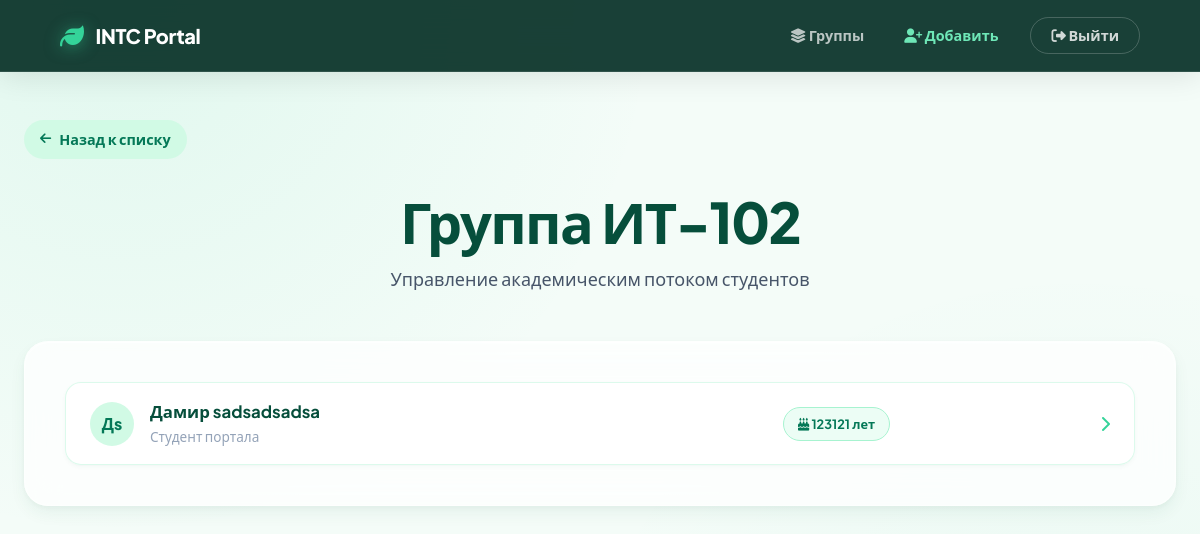
Screenshot of /students/group/ИТ-102/ (signed in) with the database file from the repository.
### students/models.py (models this page shows, shortened)
class Student(models.Model):
    first_name = models.CharField(max_length=100)
    last_name = models.CharField(max_length=100)
    age = models.IntegerField()
    group = models.CharField(max_length=20)
    photo = models.ImageField(upload_to='photos/', blank=True, null=True)

### students/views.py (the view)
# urls.py: path('group/<str:group_name>/', views.group_detail, name='group_detail'),
@login_required
def group_detail(request, group_name):
    students = Student.objects.filter(group=group_name)
    return render(request, "students/group_detail.html", {
        "group_name": group_name,
        "students": students
    })

### students/templates/students/group_detail.html (shortened to what this page needs)
{% extends 'base.html' %}
{% block content %}
<a href="{% url 'student_list' %}" class="breadcrumb animate-fade stagger-1">
    <i class="fa-solid fa-arrow-left"></i> Назад к списку
</a>
<div class="page-header animate-fade stagger-2">
    <h1 class="page-title">Группа {{ group_name }}</h1>
    <p class="page-subtitle">Управление академическим потоком студентов</p>
</div>
<div class="glass-card animate-fade stagger-3">
    {% if students %}
    <div class="student-list">
        {% for student in students %}
        <a href="{% url 'student_detail' student.pk %}" class="student-row">
            <div class="student-avatar">
                {{ student.first_name|first }}{{ student.last_name|first }}
            </div>
            <div>
                <div class="student-name">{{ student.first_name }} {{ student.last_name }}</div>
                <div class="student-meta">Студент портала</div>
            </div>
            <div class="student-badge">
                <i class="fa-solid fa-cake-candles"></i> {{ student.age }} лет
            </div>
            <div class="student-action">
                <i class="fa-solid fa-chevron-right"></i>
            </div>
        </a>
        {% endfor %}
    </div>
    {% else %}
    <div class="empty-box">
        <i class="fa-solid fa-users-slash empty-icon"></i>
        <h3>Пустая группа</h3>
        <p>В этой группе пока нет зарегистрированных студентов.</p>
    </div>
    {% endif %}
</div>
{% endblock %}

### static/css/style.css (style rules this page uses)
:root { --emerald-950: #022c22; --emerald-900: #064e3b; --emerald-800: #065f46; --emerald-700: #047857; --emerald-600: #059669; --emerald-500: #10b981; --emerald-400: #34d399; --emerald-300: #6ee7b7; --emerald-200: #a7f3d0; --emerald-100: #d1fae5; --emerald-50: #ecfdf5; --primary: var(--emerald-700); --primary-hover: var(--emerald-600); --accent: var(--emerald-500); --accent-light: var(--emerald-100); --bg-body: #f4fcf8; --bg-card: rgba(255, 255, 255, 0.75); --bg-overlay: rgba(255, 255, 255, 0.85); --text-primary: #064e3b; --text-secondary: #475569; --text-tertiary: #94a3b8; --text-inverse: #ffffff; --border-subtle: rgba(167, 243, 208, 0.4); --border-strong: rgba(167, 243, 208, 0.8); --shadow-sm: 0 2px 4px rgba(6, 95, 70, 0.04), 0 1px 2px rgba(6, 95, 70, 0.02); --shadow-md: 0 8px 16px rgba(6, 95, 70, 0.06), 0 2px 6px rgba(6, 95, 70, 0.04); --shadow-lg: 0 24px 48px rgba(6, 95, 70, 0.08), 0 12px 24px rgba(6, 95, 70, 0.04); --shadow-hover: 0 32px 64px rgba(6, 95, 70, 0.12), 0 16px 32px rgba(6, 95, 70, 0.08); --shadow-focus: 0 0 0 4px rgba(16, 185, 129, 0.25); --radius-sm: 12px; --radius-md: 16px; --radius-lg: 24px; --radius-full: 9999px; --ease-elastic: cubic-bezier(0.34, 1.56, 0.64, 1); --ease-smooth: cubic-bezier(0.4, 0, 0.2, 1); --dur-fast: 150ms; --dur-normal: 300ms; --dur-slow: 500ms; }
*, *::before, *::after { box-sizing: border-box; margin: 0; padding: 0; }
html { scroll-behavior: smooth; font-size: 16px; }
body { font-family: 'Plus Jakarta Sans', system-ui, sans-serif; background-color: var(--bg-body); background-image: radial-gradient(circle at 10% 0%, rgba(52, 211, 153, 0.1) 0%, transparent 40%), radial-gradient(circle at 90% 100%, rgba(16, 185, 129, 0.05) 0%, transparent 40%); background-attachment: fixed; color: var(--text-secondary); line-height: 1.6; min-height: 100vh; display: flex; flex-direction: column; }
.animate-fade { animation: fadeInUp var(--dur-slow) var(--ease-elastic) both; }
.stagger-1 { animation-delay: 50ms; }
.stagger-2 { animation-delay: 100ms; }
.stagger-3 { animation-delay: 150ms; }
.page-header { margin-bottom: 3rem; text-align: center; }
.page-title { font-size: clamp(2rem, 5vw, 3.5rem); font-weight: 800; color: var(--text-primary); line-height: 1.1; letter-spacing: -0.03em; margin-bottom: 0.75rem; }
.page-subtitle { font-size: 1.125rem; color: var(--text-secondary); max-width: 600px; margin: 0 auto; }
.breadcrumb { display: inline-flex; align-items: center; gap: 0.5rem; color: var(--primary); font-weight: 600; font-size: 0.9rem; text-decoration: none; background: var(--emerald-100); padding: 0.5rem 1rem; border-radius: var(--radius-full); margin-bottom: 2rem; transition: all var(--dur-normal) var(--ease-smooth); }
.breadcrumb i { font-size: 0.8rem; }
.glass-card { background: var(--bg-card); backdrop-filter: blur(16px); -webkit-backdrop-filter: blur(16px); border: 1px solid rgba(255, 255, 255, 0.4); border-radius: var(--radius-lg); box-shadow: var(--shadow-md); padding: 2.5rem; position: relative; overflow: hidden; transition: transform var(--dur-normal) var(--ease-elastic), box-shadow var(--dur-normal) var(--ease-smooth); }
.glass-card::after { content: ''; position: absolute; top: 0; left: 0; right: 0; bottom: 0; box-shadow: inset 0 1px 1px rgba(255, 255, 255, 0.8); border-radius: inherit; pointer-events: none; }
.student-list { display: flex; flex-direction: column; gap: 1rem; }
.student-row { display: grid; grid-template-columns: 60px 2fr 1fr auto; align-items: center; background: var(--bg-card); backdrop-filter: blur(8px); border: 1px solid var(--border-subtle); border-radius: var(--radius-md); padding: 1rem 1.5rem; box-shadow: var(--shadow-sm); transition: all var(--dur-normal) var(--ease-elastic); text-decoration: none; }
.student-avatar { width: 44px; height: 44px; border-radius: 50%; background: var(--emerald-100); color: var(--emerald-700); display: flex; align-items: center; justify-content: center; font-weight: 800; font-size: 1rem; }
.student-name { font-weight: 700; color: var(--text-primary); font-size: 1.05rem; }
.student-meta { color: var(--text-tertiary); font-size: 0.85rem; font-weight: 500; }
.student-badge { background: var(--emerald-50); color: var(--emerald-700); padding: 0.35rem 0.85rem; border-radius: var(--radius-full); font-size: 0.8rem; font-weight: 700; border: 1px solid var(--emerald-200); justify-self: start; }
.student-action { color: var(--emerald-400); transition: color var(--dur-normal); }

### rows the page displays
Student: group "ИТ-102", first_name|first "Д", last_name|first "s", first_name "Дамир", last_name "sadsadsadsa", age "123121"
